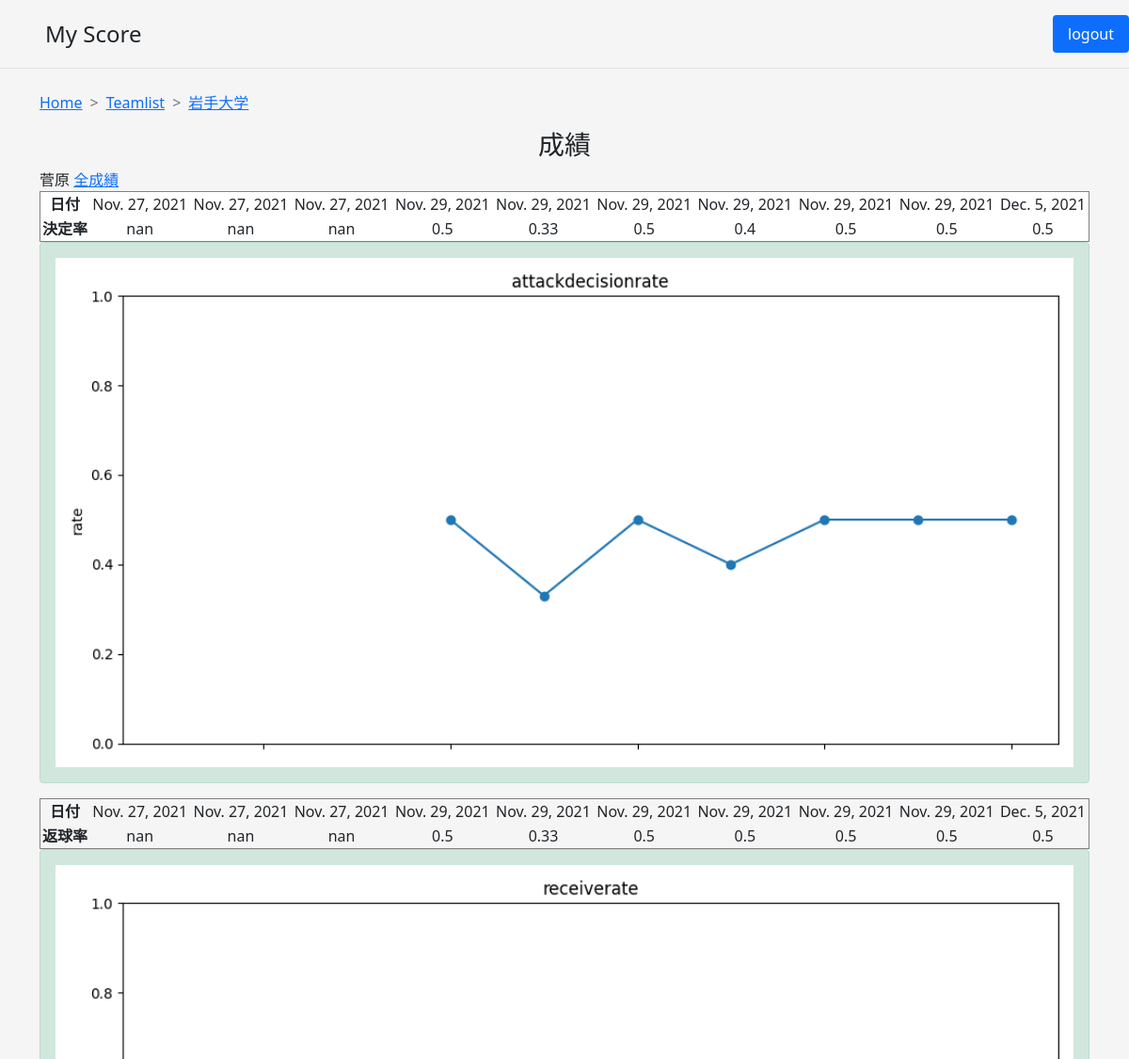
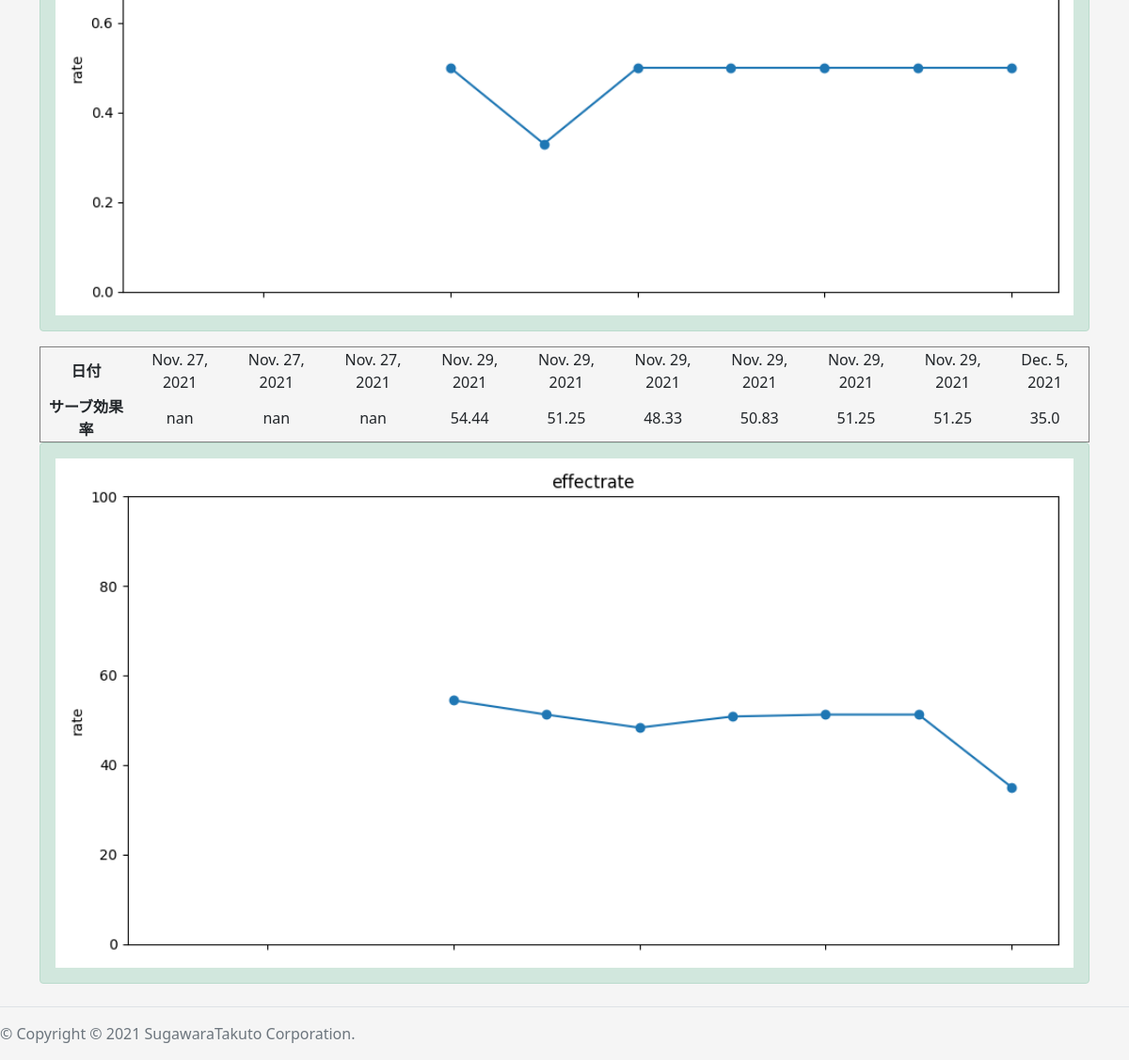
/scores/67 (signed in), run on the app's committed database (2 pictures, top to bottom).
### volleyapp/models.py (models this page shows, shortened)
class Teamname(models.Model):
  user = models.ForeignKey(User, on_delete=models.CASCADE)
  team = models.CharField(max_length=10000)
  def __str__(self):
    return str(self.team)

class Playername(models.Model):
  team = models.ForeignKey(Teamname, on_delete=models.CASCADE)
  name = models.CharField(max_length=10000)

class Playerscores(models.Model):
  name = models.ForeignKey(Playername, on_delete=models.CASCADE)
  spike_success=models.PositiveIntegerField()
  spike_not_success=models.PositiveIntegerField()
  receive_success=models.PositiveIntegerField()
  receive_not_success=models.PositiveIntegerField()
  block_success=models.PositiveIntegerField()
  serve_not_effect=models.PositiveIntegerField()
  Notouch_ace=models.PositiveIntegerField()
  ace=models.PositiveIntegerField()
  effect=models.PositiveIntegerField()
  opponent=models.CharField(blank=True,null=True,max_length=50)
  date = models.DateField()

### volleyapp/views.py (the view)
# urls.py: path('scores/<int:pk>', scoresfunc, name= 'scores'),
@login_required
def scoresfunc(request, pk):
  playername = get_object_or_404(Playername, pk=pk)
  teamname = playername.team
  scores = playername.playerscores_set.all()
  spike_success_n = np.array([score.spike_success for score in scores])
  spike_not_success_n = np.array([score.spike_not_success for score in scores])
  receive_success_n = np.array([score.receive_success for score in scores])
  receive_not_success_n = np.array([score.receive_not_success for score in scores])
  serve_not_effect_n = np.array([score.serve_not_effect for score in scores])
  Notouch_ace_n = np.array([score.Notouch_ace for score in scores])
  ace_n = np.array([score.ace for score in scores])
  effect_n = np.array([score.effect for score in scores])
  attack_decision_rate_n = spike_success_n / (spike_success_n + spike_not_success_n)
  receive_rate_n = receive_success_n / (receive_success_n + receive_not_success_n)
  effect_rate_n = ((Notouch_ace_n*100)+(ace_n*80)+(effect_n*25))/(serve_not_effect_n+Notouch_ace_n+ace_n+effect_n)
  attack_decision_rate_list = attack_decision_rate_n.tolist()
  receive_rate_list = receive_rate_n.tolist()
  effect_rate_list = effect_rate_n.tolist()
  attack_decision_rate_list = [round(num, 2) for num in attack_decision_rate_list]
  receive_rate_list = [round(num, 2) for num in receive_rate_list]
  effect_rate_list = [round(num, 2) for num in effect_rate_list]
  y_attack = attack_decision_rate_list
  y_attack = y_attack[-10:]
  x_attack = list(range(1,len(y_attack)+1))
  chart_attack = Plot_Graph_attack(x_attack,y_attack)
  y_receive = receive_rate_list
  y_receive = y_receive[-10:]
  x_receive = list(range(1,len(y_receive)+1))
  chart_receive = Plot_Graph_receive(x_receive,y_receive)
  y_effect = effect_rate_list
  y_effect = y_effect[-10:]
  x_effect = list(range(1,len(y_effect)+1))
  chart_effect = Plot_Graph_effect(x_effect,y_effect)
  dates = [score.date for score in scores]
  dates = dates[-10:]
  return render(request, 'scores.html',{
    'playername':playername,
    'teamname':teamname,
    'y_attack':y_attack,
    'y_receive':y_receive,
    'y_effect':y_effect,
    'chart_attack':chart_attack,
    'chart_receive':chart_receive,
    'chart_effect':chart_effect,
    'dates':dates
    })

### volleyapp/graph.py (called while the page is built)
def Output_Graph():
	buffer = BytesIO()                   #バイナリI/O(画像や音声データを取り扱う際に利用)
	plt.savefig(buffer, format="png")    #png形式の画像データを取り扱う
	buffer.seek(0)                       #ストリーム先頭のoffset byteに変更
	img   = buffer.getvalue()            #バッファの全内容を含むbytes
	graph = base64.b64encode(img)        #画像ファイルをbase64でエンコード
	graph = graph.decode("utf-8")        #デコードして文字列から画像に変換
	buffer.close()
	return graph

def Plot_Graph_attack(x,y):
	plt.switch_backend("AGG")          #スクリプトを出力させない
	plt.figure(figsize=(10,5))         #グラフサイズ
	plt.plot(x,y,marker='o')           #グラフ作成
	plt.title("attackdecisionrate")    #グラフタイトル
	plt.xlabel("")                     #xラベル
	plt.ylabel("rate")                 #yラベル
	plt.xlim(0.5,10.5)                 #x軸範囲
	plt.ylim(0,1)             	       #y軸範囲
	plt.tick_params(labelbottom=False) #x軸ラベルを消す
	plt.tight_layout()                 #レイアウト
	graph = Output_Graph()             #グラフプロット
	return graph

def Plot_Graph_receive(x,y):
	plt.switch_backend("AGG")          #スクリプトを出力させない
	plt.figure(figsize=(10,5))         #グラフサイズ
	plt.plot(x,y,marker='o')           #グラフ作成
	plt.title("receiverate")           #グラフタイトル
	plt.xlabel("")                     #xラベル
	plt.ylabel("rate")                 #yラベル
	plt.xlim(0.5,10.5)                 #x軸範囲
	plt.ylim(0,1)                      #y軸範囲
	plt.tick_params(labelbottom=False) #x軸ラベルを消す
	plt.tight_layout()                 #レイアウト
	graph = Output_Graph()             #グラフプロット
	return graph

def Plot_Graph_effect(x,y):
	plt.switch_backend("AGG")          #スクリプトを出力させない
	plt.figure(figsize=(10,5))         #グラフサイズ
	plt.plot(x,y,marker='o')           #グラフ作成
	plt.title("effectrate")					   #グラフタイトル
	plt.xlabel("")                     #xラベル
	plt.ylabel("rate")                 #yラベル
	plt.xlim(0.5,10.5)                 #x軸範囲
	plt.ylim(0,100)                    #y軸範囲
	plt.tick_params(labelbottom=False) #x軸ラベルを消す
	plt.tight_layout()               	 #レイアウト
	graph = Output_Graph()             #グラフプロット
	return graph

### templates/scores.html (shortened to what this page needs)
{% extends 'base.html' %}
{% load static %}
{% block customcss %}
<link href="{% static 'list.css' %}" rel="stylesheet">
{% endblock customcss %}
{% block content %}
<div class="container">
  <nav style="--bs-breadcrumb-divider: '>';" aria-label="breadcrumb">
    <ol class="breadcrumb">
      <li class="breadcrumb-item"><a href="{% url 'home' %}">Home</a></li>
      <li class="breadcrumb-item active" aria-current="page"><a href="{% url 'teamlist' %}">Teamlist</a></li>
      <li class="breadcrumb-item active" aria-current="page"><a href="{% url 'list' teamname.pk %}">{{ teamname }}</a></li>
    </ol>
  </nav>
  <div class="title">
    <h3>成績</h3>
  </div>
    <a>{{ playername.name }}</a>
    <a href="{% url 'allscore' playername.pk %}" class="all-score">全成績</a>
  <div>
    <table border="1" border-color="black" bgcolor="white" width="100%">
      <tr align="center">
        <th>日付</th>
        {% for date in dates %}
        <td>{{ date }}</td>
        {% endfor %}
      </tr>
      <tr align="center">
        <th>決定率</th>
        {% for score in y_attack %}
        <td>{{ score }}</td>
        {% endfor %}
      </tr>
    </table>
  </div>
  <div class="alert alert-success" role="alert">
    <img width="100%" height=auto>
  </div>
  <div>
    <table border="1" width="100%">
      <tr align="center">
        <th>日付</th>
        {% for date in dates %}
        <td>{{ date }}</td>
        {% endfor %}
      </tr>
      <tr align="center">
        <th>返球率</th>
        {% for score in y_receive %}
        <td>{{ score }}</td>
        {% endfor %}
      </tr>
    </table>
  </div>
  <div class="alert alert-success" role="alert">
    <img width="100%" height=auto>
  </div>
  <div>
    <table border="1" width="100%">
      <tr align="center">
        <th>日付</th>
        {% for date in dates %}
        <td>{{ date }}</td>
        {% endfor %}
      </tr>
      <tr align="center">
        <th>サーブ効果率</th>
        {% for score in y_effect %}
        <td>{{ score }}</td>
        {% endfor %}
      </tr>
    </table>
  </div>
  <div class="alert alert-success" role="alert">
    <img width="100%" height=auto>
  </div>
</div>
{% endblock content %}

### static/list.css (style rules this page uses)
html, body { height: 100%; }
body { align-items: center; background-color: #f5f5f5; }
ol { text-align: center; }
.title { text-align: center; }

### data on the page
Teamname: team "岩手大学"
Playername: name "菅原"
Playerscores: dates "Nov. 27, 2021", dates "Nov. 27, 2021", dates "Nov. 27, 2021"
Playerscores: dates "Nov. 27, 2021", dates "Nov. 27, 2021", dates "Nov. 27, 2021"
Playerscores: dates "Nov. 27, 2021", dates "Nov. 27, 2021", dates "Nov. 27, 2021"
Playerscores: dates "Nov. 29, 2021", dates "Nov. 29, 2021", dates "Nov. 29, 2021"
Playerscores: dates "Nov. 29, 2021", dates "Nov. 29, 2021", dates "Nov. 29, 2021"
Playerscores: dates "Nov. 29, 2021", dates "Nov. 29, 2021", dates "Nov. 29, 2021"
Playerscores: dates "Nov. 29, 2021", dates "Nov. 29, 2021", dates "Nov. 29, 2021"
Playerscores: dates "Nov. 29, 2021", dates "Nov. 29, 2021", dates "Nov. 29, 2021"
Playerscores: dates "Nov. 29, 2021", dates "Nov. 29, 2021", dates "Nov. 29, 2021"
Playerscores: dates "Dec. 5, 2021", dates "Dec. 5, 2021", dates "Dec. 5, 2021"

### other printed values
{{ score }} "nan" "nan" "nan" "0.5" "0.33" "0.5" "0.4" "0.5" "0.5" "0.5"
{{ score }} "nan" "nan" "nan" "0.5" "0.33" "0.5" "0.5" "0.5" "0.5" "0.5"
{{ score }} "nan" "nan" "nan" "54.44" "51.25" "48.33" "50.83" "51.25" "51.25" "35.0"
